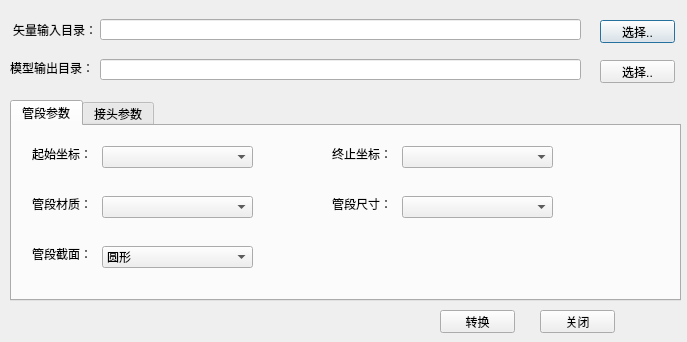
<?xml version="1.0" encoding="UTF-8"?>
<ui version="4.0">
 <class>ModelTransformUI</class>
 <widget class="QDialog" name="ModelTransformUI">
  <property name="geometry">
   <rect>
    <x>0</x>
    <y>0</y>
    <width>687</width>
    <height>342</height>
   </rect>
  </property>
  <property name="windowTitle">
   <string>管网参数化建模</string>
  </property>
  <widget class="QLabel" name="label">
   <property name="geometry">
    <rect>
     <x>13</x>
     <y>20</y>
     <width>81</width>
     <height>20</height>
    </rect>
   </property>
   <property name="text">
    <string>矢量输入目录：</string>
   </property>
  </widget>
  <widget class="QLineEdit" name="modelSrcPath">
   <property name="geometry">
    <rect>
     <x>100</x>
     <y>19</y>
     <width>481</width>
     <height>21</height>
    </rect>
   </property>
  </widget>
  <widget class="QPushButton" name="selectModelSrcPath">
   <property name="geometry">
    <rect>
     <x>600</x>
     <y>20</y>
     <width>75</width>
     <height>23</height>
    </rect>
   </property>
   <property name="text">
    <string>选择..</string>
   </property>
  </widget>
  <widget class="QPushButton" name="selectModelDestPath">
   <property name="geometry">
    <rect>
     <x>600</x>
     <y>60</y>
     <width>75</width>
     <height>23</height>
    </rect>
   </property>
   <property name="text">
    <string>选择..</string>
   </property>
  </widget>
  <widget class="QLabel" name="label_2">
   <property name="geometry">
    <rect>
     <x>10</x>
     <y>60</y>
     <width>81</width>
     <height>16</height>
    </rect>
   </property>
   <property name="text">
    <string>模型输出目录：</string>
   </property>
  </widget>
  <widget class="QLineEdit" name="modelDestPath">
   <property name="geometry">
    <rect>
     <x>100</x>
     <y>59</y>
     <width>481</width>
     <height>21</height>
    </rect>
   </property>
  </widget>
  <widget class="QPushButton" name="cancelButton">
   <property name="geometry">
    <rect>
     <x>540</x>
     <y>310</y>
     <width>75</width>
     <height>23</height>
    </rect>
   </property>
   <property name="text">
    <string>关闭</string>
   </property>
  </widget>
  <widget class="QTabWidget" name="tabWidget">
   <property name="geometry">
    <rect>
     <x>10</x>
     <y>100</y>
     <width>671</width>
     <height>201</height>
    </rect>
   </property>
   <property name="currentIndex">
    <number>0</number>
   </property>
   <widget class="QWidget" name="tab">
    <attribute name="title">
     <string>管段参数</string>
    </attribute>
    <widget class="QLabel" name="label_4">
     <property name="geometry">
      <rect>
       <x>20</x>
       <y>20</y>
       <width>91</width>
       <height>16</height>
      </rect>
     </property>
     <property name="text">
      <string>起始坐标：</string>
     </property>
    </widget>
    <widget class="QComboBox" name="comboBox_2">
     <property name="geometry">
      <rect>
       <x>90</x>
       <y>20</y>
       <width>151</width>
       <height>22</height>
      </rect>
     </property>
    </widget>
    <widget class="QComboBox" name="comboBox_3">
     <property name="geometry">
      <rect>
       <x>390</x>
       <y>20</y>
       <width>151</width>
       <height>22</height>
      </rect>
     </property>
    </widget>
    <widget class="QLabel" name="label_5">
     <property name="geometry">
      <rect>
       <x>320</x>
       <y>20</y>
       <width>91</width>
       <height>16</height>
      </rect>
     </property>
     <property name="text">
      <string>终止坐标：</string>
     </property>
    </widget>
    <widget class="QComboBox" name="comboBox_4">
     <property name="geometry">
      <rect>
       <x>90</x>
       <y>70</y>
       <width>151</width>
       <height>22</height>
      </rect>
     </property>
    </widget>
    <widget class="QLabel" name="label_6">
     <property name="geometry">
      <rect>
       <x>20</x>
       <y>70</y>
       <width>91</width>
       <height>16</height>
      </rect>
     </property>
     <property name="text">
      <string>管段材质：</string>
     </property>
    </widget>
    <widget class="QComboBox" name="comboBox_5">
     <property name="geometry">
      <rect>
       <x>390</x>
       <y>70</y>
       <width>151</width>
       <height>22</height>
      </rect>
     </property>
    </widget>
    <widget class="QLabel" name="label_7">
     <property name="geometry">
      <rect>
       <x>320</x>
       <y>70</y>
       <width>91</width>
       <height>16</height>
      </rect>
     </property>
     <property name="text">
      <string>管段尺寸：</string>
     </property>
    </widget>
    <widget class="QComboBox" name="comboBox_6">
     <property name="geometry">
      <rect>
       <x>90</x>
       <y>120</y>
       <width>151</width>
       <height>22</height>
      </rect>
     </property>
     <item>
      <property name="text">
       <string>圆形</string>
      </property>
     </item>
     <item>
      <property name="text">
       <string>矩形</string>
      </property>
     </item>
     <item>
      <property name="text">
       <string>梯形</string>
      </property>
     </item>
     <item>
      <property name="text">
       <string>拱形</string>
      </property>
     </item>
    </widget>
    <widget class="QLabel" name="label_8">
     <property name="geometry">
      <rect>
       <x>20</x>
       <y>120</y>
       <width>91</width>
       <height>16</height>
      </rect>
     </property>
     <property name="text">
      <string>管段截面：</string>
     </property>
    </widget>
   </widget>
   <widget class="QWidget" name="tab_2">
    <attribute name="title">
     <string>接头参数</string>
    </attribute>
    <widget class="QLabel" name="label_3">
     <property name="geometry">
      <rect>
       <x>20</x>
       <y>20</y>
       <width>71</width>
       <height>16</height>
      </rect>
     </property>
     <property name="text">
      <string>接头坐标：</string>
     </property>
    </widget>
    <widget class="QComboBox" name="comboBox">
     <property name="geometry">
      <rect>
       <x>80</x>
       <y>20</y>
       <width>151</width>
       <height>22</height>
      </rect>
     </property>
    </widget>
    <widget class="QComboBox" name="comboBox_7">
     <property name="geometry">
      <rect>
       <x>380</x>
       <y>20</y>
       <width>151</width>
       <height>22</height>
      </rect>
     </property>
    </widget>
    <widget class="QLabel" name="label_9">
     <property name="geometry">
      <rect>
       <x>310</x>
       <y>20</y>
       <width>91</width>
       <height>16</height>
      </rect>
     </property>
     <property name="text">
      <string>管段材质：</string>
     </property>
    </widget>
   </widget>
  </widget>
  <widget class="QPushButton" name="okButton">
   <property name="geometry">
    <rect>
     <x>440</x>
     <y>310</y>
     <width>75</width>
     <height>23</height>
    </rect>
   </property>
   <property name="text">
    <string>转换</string>
   </property>
  </widget>
 </widget>
 <resources/>
 <connections>
  <connection>
   <sender>okButton</sender>
   <signal>clicked()</signal>
   <receiver>ModelTransformUI</receiver>
   <slot>accept()</slot>
   <hints>
    <hint type="sourcelabel">
     <x>351</x>
     <y>38</y>
    </hint>
    <hint type="destinationlabel">
     <x>233</x>
     <y>29</y>
    </hint>
   </hints>
  </connection>
  <connection>
   <sender>cancelButton</sender>
   <signal>clicked()</signal>
   <receiver>ModelTransformUI</receiver>
   <slot>reject()</slot>
   <hints>
    <hint type="sourcelabel">
     <x>330</x>
     <y>66</y>
    </hint>
    <hint type="destinationlabel">
     <x>197</x>
     <y>125</y>
    </hint>
   </hints>
  </connection>
  <connection>
   <sender>selectModelDestPath</sender>
   <signal>clicked()</signal>
   <receiver>ModelTransformUI</receiver>
   <slot>slotSelectModelDestPath()</slot>
   <hints>
    <hint type="sourcelabel">
     <x>637</x>
     <y>81</y>
    </hint>
    <hint type="destinationlabel">
     <x>346</x>
     <y>249</y>
    </hint>
   </hints>
  </connection>
  <connection>
   <sender>selectModelSrcPath</sender>
   <signal>clicked()</signal>
   <receiver>ModelTransformUI</receiver>
   <slot>slotSelectModelSrcPath()</slot>
   <hints>
    <hint type="sourcelabel">
     <x>637</x>
     <y>41</y>
    </hint>
    <hint type="destinationlabel">
     <x>346</x>
     <y>249</y>
    </hint>
   </hints>
  </connection>
 </connections>
 <slots>
  <slot>slotSelectModelSrcPath()</slot>
  <slot>slotSelectModelDestPath()</slot>
 </slots>
</ui>
